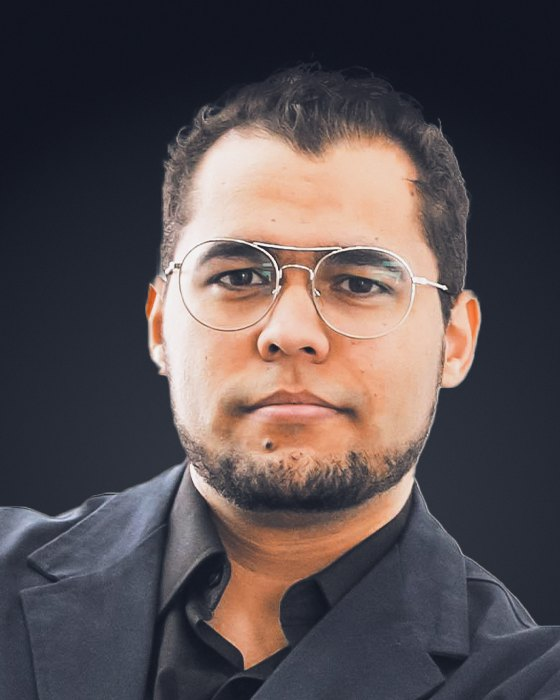
#> input picture assets/fotos/rafael-nasch.jpg, 560 x 700 px; the run also reads 1 picture not shown here
$ python grade.py ../assets/fotos/rafael-nasch.jpg
#> lines starting #> are read from the running program, lines starting #| are printed output that depends on the picture; after the words box and inside, x2 and y2 are one past the last pixel; in counts of white or black regions, pixels touching at a corner belong together
#!/usr/bin/env python3
"""Grade Noite da GrowAI: tratamento de cor do banco de fotografia (SPEC v4, seção 2).

Uso (rodar com o Python que tem Pillow e numpy; caminhos a partir da raiz do pacote):
  python grade.py                      # trata todas as fotos de _build/fotos-originais
  python grade.py arquivo.jpg [...]    # trata só os arquivos indicados
  python grade.py --sem-grao           # desliga a granulação
  python grade.py --so-tratada | --so-duo
  python grade.py --fundador           # só o retrato do fundador
  python grade.py --folhas             # só as folhas de conferência e os antes/depois
  python grade.py --derivados          # só as versões leves de assets/fotos/web/ (480 e 1200 px)

Saídas em assets/fotos/:
  <slug>.jpg        cor tratada, 2000 px no lado maior, qualidade 82, progressivo
  <slug>-duo.jpg    duotone noite (#0B0D12 -> #EEF1F5), 1600 px, qualidade 72
  rafael-nasch.jpg / rafael-nasch-duo.jpg   retrato do fundador (560 x 700)
  antes-depois-1.jpg / antes-depois-2.jpg   original à esquerda, tratada à direita
e _build/v4/fotos-folha.png (folha de conferência).

A REGRA, em parâmetros (ordem de aplicação):
  1. Contraste médio: curva em S leve, x + 0,12 * (x - 0,5) * 4x(1 - x).
  2. Elemento quente: máscara para matiz 0°-50° (com rampa), saturação a partir
     de 0,42 e brilho a partir de 0,25. A trava de saturação deixa a pele de
     fora; o que passa é luz de tungstênio, parede, objeto laranja.
  3. Meios-tons dessaturados: saturação x 0,75 na luminância 0,5 e x 0,85 nas
     pontas (cerca de -25% no meio). O elemento quente não perde saturação:
     ganha x 1,08 e tem a matiz puxada 60% para 21° (o laranja #FF6A1A).
  4. Realces neutros: acima da luminância 0,70 a cor converge para o cinza da
     própria luminância, com força de até 0,35 (0,105 no elemento quente).
  5. Sombras para o azul-noite: abaixo da luminância 0,55, mistura de até 0,75
     com um alvo = #0B0D12 + L * (1 - #0B0D12) * 0,78, enviesado a frio
     (R x 0,90, G x 0,95, B x 1,10). Depois a faixa inteira é remapeada para
     preto em #0B0D12 e teto em #F4F5F7 (nunca preto nem branco puros).
  6. Granulação leve: ruído gaussiano monocromático, desvio 0,004, peso 0,6 a
     1,0 (maior nos meios-tons), semente fixa. Opcional (--sem-grao).
Duotone noite: luminância (Rec. 709) com a mesma curva em S de força 0,15 e
gama 1,05, mapeada linearmente de #0B0D12 (sombra) para #EEF1F5 (luz).
"""
import sys
from pathlib import Path

import numpy as np
from PIL import Image

RAIZ = Path(__file__).resolve().parents[1]  # tools/grade.py -> raiz do pacote
ORIG = RAIZ / "_build" / "fotos-originais"
SAIDA = RAIZ / "assets" / "fotos"

NOITE = np.array([0x0B, 0x0D, 0x12], dtype=np.float32) / 255.0
DIA = np.array([0xEE, 0xF1, 0xF5], dtype=np.float32) / 255.0
BRANCO_TETO = np.array([0xF4, 0xF5, 0xF7], dtype=np.float32) / 255.0
LARANJA_H = 21.0 / 360.0  # matiz de #FF6A1A

P = dict(
    sombra_forca=0.75, sombra_limite=0.55,
    sat_meio=0.75, sat_bordas=0.85,
    realce_inicio=0.70, realce_forca=0.35,
    curva_s=0.12,
    quente_h_min=0.0, quente_h_max=50.0, quente_s_min=0.42, quente_v_min=0.25,
    quente_puxar=0.60, quente_sat=1.08,
    grao=0.004,
    duo_contraste=0.15, duo_gama=1.05,
    lado_tratada=2000, q_tratada=82,
    lado_duo=1600, q_duo=72,
)


def lum(rgb):
    return rgb[..., 0] * 0.2126 + rgb[..., 1] * 0.7152 + rgb[..., 2] * 0.0722


def smooth(e0, e1, x):
    t = np.clip((x - e0) / (e1 - e0), 0, 1)
    return t * t * (3 - 2 * t)


def rgb_to_hsv(rgb):
    r, g, b = rgb[..., 0], rgb[..., 1], rgb[..., 2]
    mx = rgb.max(-1); mn = rgb.min(-1); d = mx - mn
    h = np.zeros_like(mx)
    m = d > 1e-6
    rc = np.where(m, (mx - r) / np.where(m, d, 1), 0)
    gc = np.where(m, (mx - g) / np.where(m, d, 1), 0)
    bc = np.where(m, (mx - b) / np.where(m, d, 1), 0)
    h = np.where(r == mx, bc - gc, np.where(g == mx, 2.0 + rc - bc, 4.0 + gc - rc))
    h = np.where(m, (h / 6.0) % 1.0, 0)
    s = np.where(mx > 1e-6, d / np.where(mx > 1e-6, mx, 1), 0)
    return np.stack([h, s, mx], -1)


def hsv_to_rgb(hsv):
    h, s, v = hsv[..., 0], hsv[..., 1], hsv[..., 2]
    i = np.floor(h * 6.0).astype(int) % 6
    f = h * 6.0 - np.floor(h * 6.0)
    p = v * (1 - s); q = v * (1 - s * f); t = v * (1 - s * (1 - f))
    sel = [np.stack(x, -1) for x in ((v, t, p), (q, v, p), (p, v, t), (p, q, v), (t, p, v), (v, p, q))]
    out = np.zeros_like(hsv)
    for k in range(6):
        out = np.where((i == k)[..., None], sel[k], out)
    return out


def redimensionar(im, lado):
    w, h = im.size
    f = lado / max(w, h)
    if f < 1:
        im = im.resize((round(w * f), round(h * f)), Image.LANCZOS)
    return im


def grade_noite(im, grao=True, seed=7):
    rgb = np.asarray(im.convert("RGB"), dtype=np.float32) / 255.0
    L = lum(rgb)

    # 4. contraste médio: S suave em torno de 0,5
    k = P["curva_s"]
    rgb = np.clip(rgb + k * (rgb - 0.5) * 4 * rgb * (1 - rgb), 0, 1)

    hsv = rgb_to_hsv(rgb)
    h, s, v = hsv[..., 0], hsv[..., 1], hsv[..., 2]
    L = lum(rgb)

    # 5. máscara do elemento quente (laranja, âmbar, luz de tungstênio)
    hd = h * 360.0
    w_h = smooth(P["quente_h_min"] - 8, P["quente_h_min"] + 4, hd) * (1 - smooth(P["quente_h_max"] - 10, P["quente_h_max"] + 6, hd))
    w_h = np.maximum(w_h, smooth(352, 358, hd))  # vermelhos-alaranjados perto de 360°
    w_q = w_h * smooth(P["quente_s_min"], P["quente_s_min"] + 0.20, s) * smooth(P["quente_v_min"], P["quente_v_min"] + 0.15, v)

    # 2. dessaturação: -25% no meio, -15% nas bordas
    meio = 1 - np.abs(L - 0.5) * 2  # 1 no meio, 0 nas pontas
    fator = P["sat_bordas"] + (P["sat_meio"] - P["sat_bordas"]) * meio
    fator_q = fator * (1 - w_q) + P["quente_sat"] * w_q
    s2 = np.clip(s * fator_q, 0, 1)

    # matiz quente puxada para o laranja da marca (caminho curto no círculo)
    dh = ((LARANJA_H - h + 0.5) % 1.0) - 0.5
    h2 = (h + dh * P["quente_puxar"] * w_q) % 1.0

    rgb = hsv_to_rgb(np.stack([h2, s2, v], -1))
    L = lum(rgb)

    # 3. realces neutros
    wr = smooth(P["realce_inicio"], 1.0, L)[..., None] * P["realce_forca"] * (1 - w_q[..., None] * 0.7)
    rgb = rgb * (1 - wr) + L[..., None] * wr

    # 1. sombras para o azul-noite: tinge e levanta o preto até #0B0D12
    ws = (1 - smooth(0.0, P["sombra_limite"], L))[..., None] * P["sombra_forca"]
    alvo = NOITE + L[..., None] * (1 - NOITE) * 0.78  # mantém o desenho da sombra
    alvo = alvo * np.array([0.90, 0.95, 1.10], dtype=np.float32)  # viés frio
    rgb = rgb * (1 - ws) + alvo * ws
    rgb = NOITE + rgb * (BRANCO_TETO - NOITE)  # preto em #0B0D12, teto em #F4F5F7

    # 6. granulação leve
    if grao and P["grao"] > 0:
        rng = np.random.default_rng(seed)
        n = rng.normal(0, P["grao"], L.shape).astype(np.float32)
        peso = 0.6 + 0.4 * (1 - np.abs(lum(rgb) - 0.45) * 2).clip(0, 1)
        rgb = rgb + (n * peso)[..., None]

    return Image.fromarray((np.clip(rgb, 0, 1) * 255 + 0.5).astype(np.uint8))


def duotone_noite(im):
    rgb = np.asarray(im.convert("RGB"), dtype=np.float32) / 255.0
    L = lum(rgb)
    k = P["duo_contraste"]
    L = np.clip(L + k * (L - 0.5) * 4 * L * (1 - L), 0, 1) ** P["duo_gama"]
    out = NOITE + L[..., None] * (DIA - NOITE)
    return Image.fromarray((out * 255 + 0.5).astype(np.uint8))


def salvar(im, caminho, q):
    im.save(caminho, "JPEG", quality=q, progressive=True, optimize=True, subsampling="4:2:0")


def processar(arq, grao=True, tratada=True, duo=True):
#> called with grao = True, tratada = True, duo = True
    slug = Path(arq).stem
    im = Image.open(arq)
#> im is the input picture: PIL image 560x700 RGB; mean R, G, B 88, 78.5, 81
    try:
        from PIL import ImageOps
        im = ImageOps.exif_transpose(im)
    except Exception:
        pass
    im = im.convert("RGB")
    if tratada:
        t = grade_noite(redimensionar(im, P["lado_tratada"]), grao=grao)
#> in rgb_to_hsv, `m = d > 1e-6`:
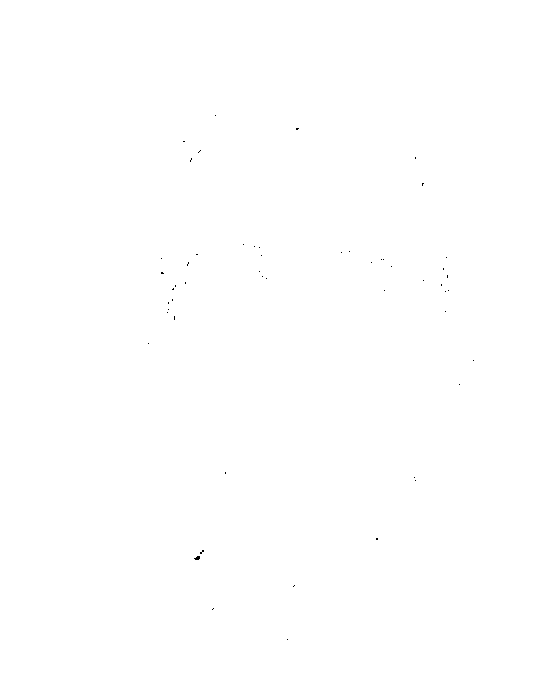
#> m: shape (700, 560) bool; 100% white; black in thin lines or dots, all inside (x1, y1, x2, y2) = (148, 115, 474, 640)
#> in grade_noite, `s2 = np.clip(s * fator_q, 0, 1)`:
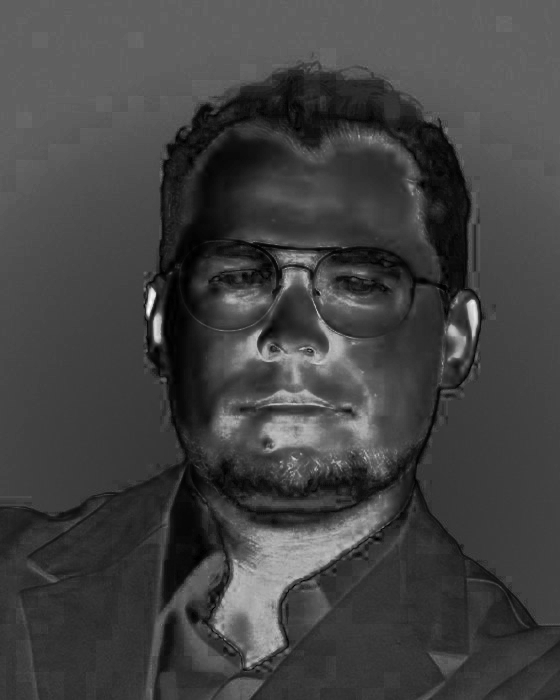
#> s2: shape (700, 560) float32; min 0, max 0.995, mean 0.263
#> in grade_noite, `dh = ((LARANJA_H - h + 0.5) % 1.0) - 0.5`:
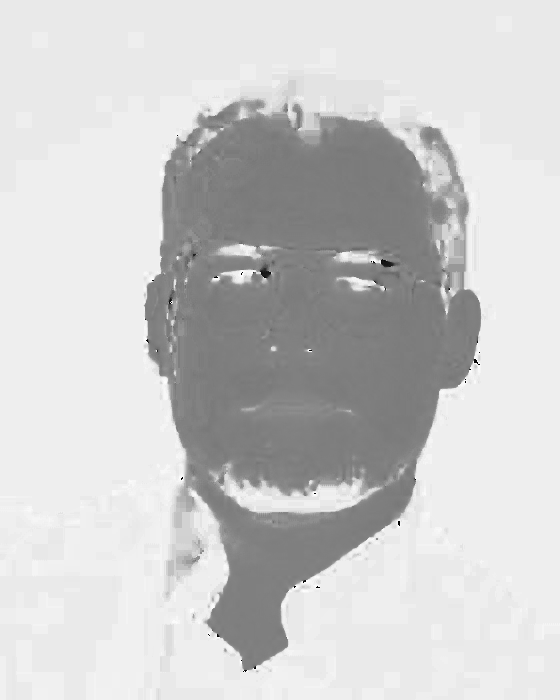
#> dh: shape (700, 560) float32; min -0.497, max 0.499, mean 0.298; drawn with min black and max white
#> in hsv_to_rgb, `i = np.floor(h * 6.0).astype(int) % 6`:
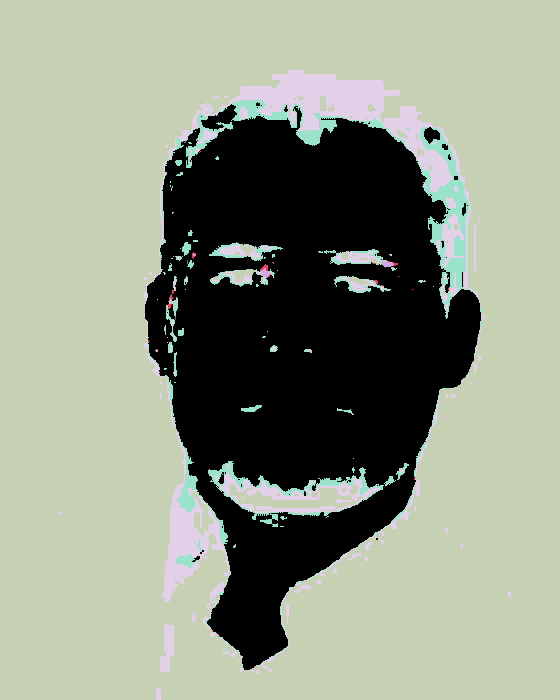
#> i: shape (700, 560) int64; 6 distinct labels, from 0 to 5; one colour per label, 0 black
#> in hsv_to_rgb, `f = h * 6.0 - np.floor(h * 6.0)`:
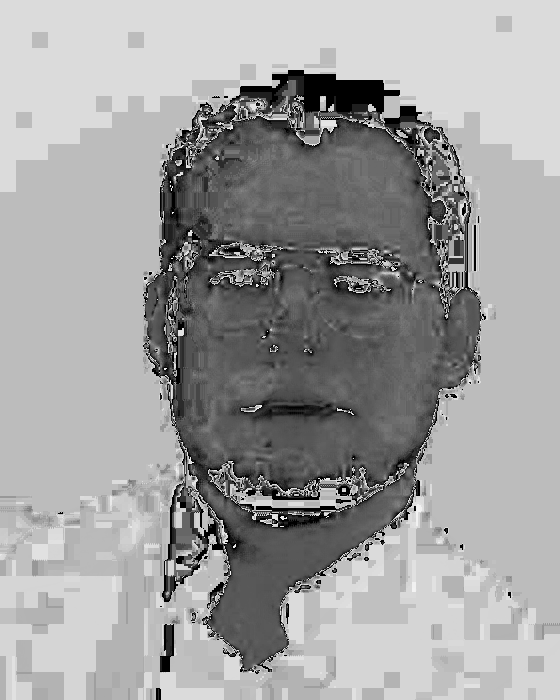
#> f: shape (700, 560) float32; min 0, max 0.975, mean 0.624
#> in hsv_to_rgb, `q = v * (1 - s * f)`:
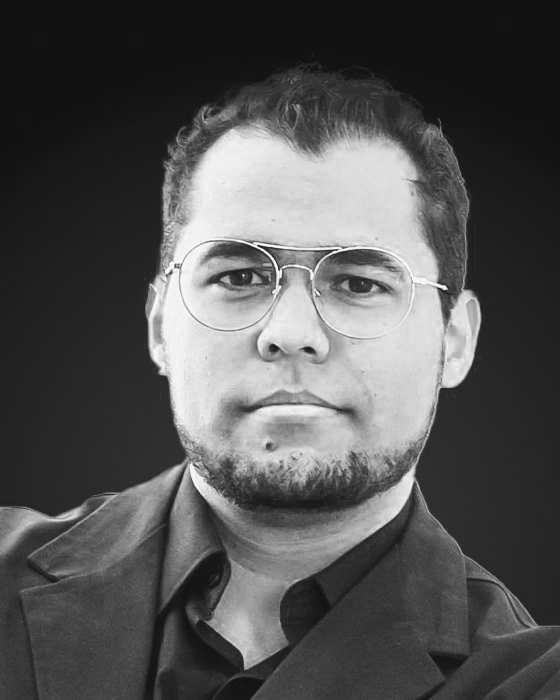
#> q: shape (700, 560) float32; min 0.0598, max 1, mean 0.329
#> in hsv_to_rgb, `sel = [np.stack(x, -1) for x in ((v, t, p), (q, v, p), (p, v, t), (p, ..`: sel = 6 items
#> the loop in hsv_to_rgb, `for k in range(6):` made 6 passes
#> pass 1, in hsv_to_rgb, `out = np.where((i == k)[..., None], sel[k], out)`:
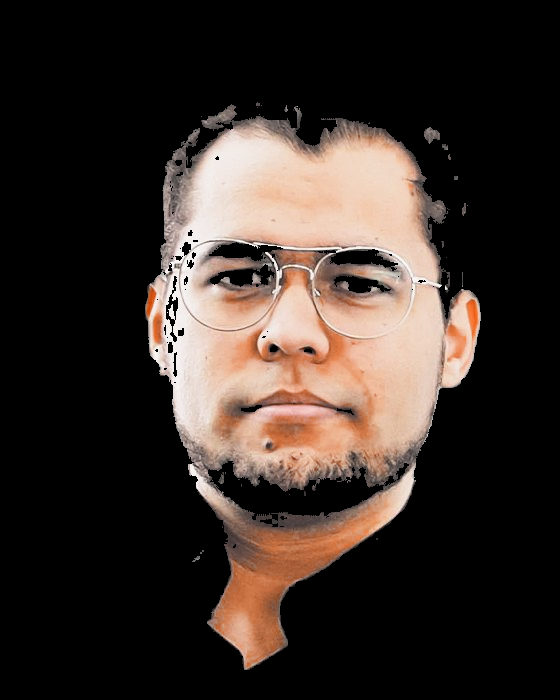
#> out: shape (700, 560, 3) float32; mean of channels 0, 1, 2 0.222, 0.182, 0.16; drawn as R, G, B
        salvar(t, SAIDA / f"{slug}.jpg", P["q_tratada"])
    if duo:
        d = duotone_noite(redimensionar(im, P["lado_duo"]))
        salvar(d, SAIDA / f"{slug}-duo.jpg", P["q_duo"])
    return slug


# [8 lines left out: function retiradas, not called in this run]


WEB = SAIDA / "web"
DERIVADOS = (480, 1200)


def derivados():
    """Versões leves para a página: assets/fotos/web/<nome>-480.jpg e -1200.jpg (lado maior, qualidade 78).
    O montador do livro usa as duas no srcset; o autocontido embute só a de 1200 (ou a de 480 nas miniaturas)."""
    WEB.mkdir(parents=True, exist_ok=True)
    feitos = 0
    for p in sorted(SAIDA.glob("*.jpg")):
        im = None
        for lado in DERIVADOS:
            alvo = WEB / f"{p.stem}-{lado}.jpg"
            if alvo.exists() and alvo.stat().st_mtime >= p.stat().st_mtime:
                continue
            im = im or Image.open(p).convert("RGB")
            d = im.copy(); d.thumbnail((lado, lado), Image.LANCZOS)
            d.save(alvo, "JPEG", quality=78, optimize=True, progressive=True); feitos += 1
    # apaga derivado órfão (foto que saiu do banco)
    for d in WEB.glob("*.jpg"):
        base = d.stem.rsplit("-", 1)[0]
        if not (SAIDA / f"{base}.jpg").exists():
            d.unlink()
    print("derivados web:", feitos)


FOLHA = RAIZ / "_build" / "v4" / "fotos-folha.png"
FONTE_RETRATO = RAIZ / "_build" / "fonte" / "rafael-nasch.png"
PARES_ANTES_DEPOIS = ["dono-ligacao-escritorio", "ambiente-barbearia-bairro"]  # sem pose: ninguém olha para a câmera
PARES_FOLHA = ["dona-mesa-amarela", "time-quadro-laranja", "detalhe-cafe-janela", "dono-noite-cidade"]


# [14 lines left out: function fundador, not called in this run]


def _cabe(im, w, h):
    im = im.copy(); im.thumbnail((w, h), Image.LANCZOS); return im


# [39 lines left out: functions antes_depois, folhas, not called in this run]


if __name__ == "__main__":
    args = [a for a in sys.argv[1:] if not a.startswith("--")]
    flags = {a for a in sys.argv[1:] if a.startswith("--")}
    SAIDA.mkdir(parents=True, exist_ok=True)
    if "--fundador" in flags:
        fundador(); sys.exit()
    if "--folhas" in flags:
        folhas(); derivados(); sys.exit()
    if "--derivados" in flags:
        derivados(); sys.exit()
    arquivos = [Path(a) for a in args] or [p for p in sorted(ORIG.glob("*.jpg")) if p.stem not in retiradas()]
    for a in arquivos:
        print(processar(a, grao="--sem-grao" not in flags,
                        tratada="--so-duo" not in flags, duo="--so-tratada" not in flags))
    if not args:
        fundador(); folhas()
    derivados()
